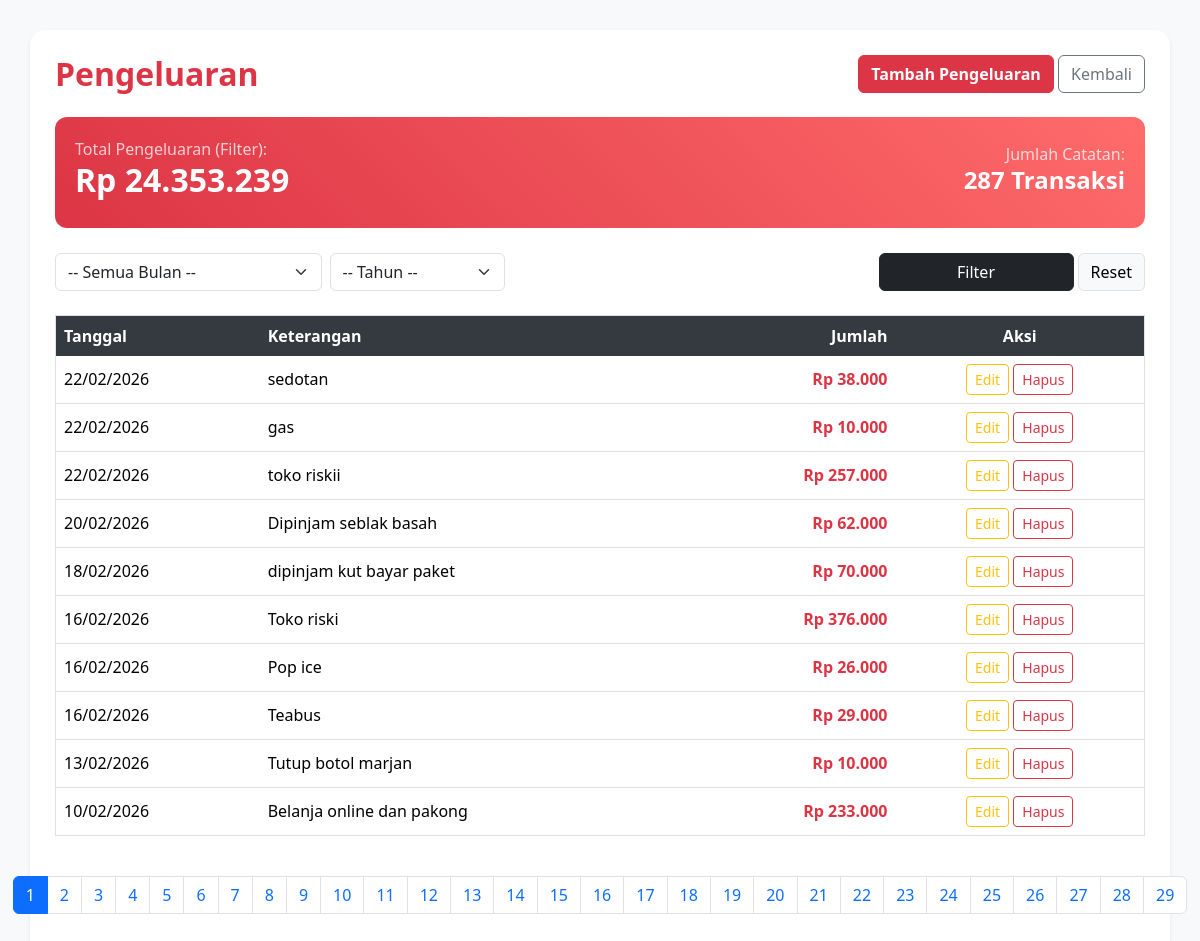
Page /pengeluaran.php on the committed database.
### tables this page shows
CREATE TABLE `pengeluaran` (
  `id` int(11) NOT NULL,
  `tanggal` date NOT NULL,
  `kategori` varchar(50) NOT NULL DEFAULT 'unspecified',
  `jumlah` int(11) NOT NULL,
  `keterangan` text DEFAULT NULL
);

### pengeluaran.php (the view, shortened to what this page needs)
<?php
include 'koneksi.php';
$search = isset($_GET['search']) ? trim($_GET['search']) : '';
$bulan  = isset($_GET['bulan']) ? $_GET['bulan'] : '';
$tahun  = isset($_GET['tahun']) ? $_GET['tahun'] : '';
$where_clauses = [];
$where = (count($where_clauses) > 0) ? "WHERE " . implode(' AND ', $where_clauses) : "";
$limit = 10;
$page = isset($_GET['page']) ? (int)$_GET['page'] : 1;
$offset = ($page - 1) * $limit;
$totalQuery = "SELECT COUNT(*) AS total, SUM(jumlah) AS total_duit FROM pengeluaran $where";
$totalResult = $conn->query($totalQuery);
$rowTotal = $totalResult->fetch_assoc();
$totalData = $rowTotal['total'];
$total_pengeluaran = $rowTotal['total_duit'] ?? 0;
$totalPages = ceil($totalData / $limit);
$query = "SELECT * FROM pengeluaran $where ORDER BY tanggal DESC LIMIT $limit OFFSET $offset";
$data = $conn->query($query);
?>
<!DOCTYPE html>
<html lang="id">
<head>
    <link href="https://cdn.jsdelivr.net/npm/bootstrap@5.3.3/dist/css/bootstrap.min.css" rel="stylesheet">
</head>
<body>
    <div class="container shadow-sm">
        <div class="d-flex justify-content-between align-items-center mb-4">
            <h2 class="text-danger fw-bold mb-0">Pengeluaran</h2>
            <div>
                <button type="button" class="btn btn-danger fw-bold" data-bs-toggle="modal" data-bs-target="#modalPengeluaran">
                    Tambah Pengeluaran
                </button>
                <a href="minuman.php" class="btn btn-outline-secondary">Kembali</a>
            </div>
        </div>
        <div class="stats-card">
            <div class="row align-items-center text-center text-md-start">
                <div class="col-md-6 mb-3 mb-md-0">
                    <p class="mb-0 opacity-75">Total Pengeluaran (Filter):</p>
                    <h2 class="fw-bold">Rp <?= number_format($total_pengeluaran, 0, ',', '.') ?></h2>
                </div>
                <div class="col-md-6 text-md-end">
                    <p class="mb-0 opacity-75">Jumlah Catatan:</p>
                    <h4 class="fw-bold"><?= $totalData ?> Transaksi</h4>
                </div>
            </div>
        </div>
        <form method="GET" class="row g-2 mb-4">
            <div class="col-md-3">
                <select name="bulan" class="form-select">
                    <option value="">-- Semua Bulan --</option>
                </select>
            </div>
            <div class="col-md-2">
                <select name="tahun" class="form-select">
                    <option value="">-- Tahun --</option>
                </select>
            </div>
            <div class="col-md-3 d-flex gap-1 ms-auto">
                <button type="submit" class="btn btn-dark w-100">Filter</button>
                <a href="pengeluaran.php" class="btn btn-light border">Reset</a>
            </div>
        </form>
        <div class="table-responsive">
            <table class="table table-hover align-middle border">
                <thead>
                    <tr>
                        <th>Tanggal</th>
                        <th>Keterangan</th>
                        <th class="text-end">Jumlah</th>
                        <th class="text-center">Aksi</th>
                    </tr>
                </thead>
                <tbody>
                    <?php if ($data->num_rows > 0): ?>
                        <?php while ($row = $data->fetch_assoc()): ?>
                            <tr>
                                <td><?= date('d/m/Y', strtotime($row['tanggal'])) ?></td>
                                <td><?= htmlspecialchars($row['keterangan']) ?></td>
                                <td class="text-end fw-bold text-danger">Rp <?= number_format($row['jumlah'], 0, ',', '.') ?></td>
                                <td class="text-center">
                                    <a href="edit_pengeluaran.php?id=<?= $row['id'] ?>" class="btn btn-outline-warning btn-sm">Edit</a>
                                    <a href="?hapus=<?= $row['id'] ?>" class="btn btn-outline-danger btn-sm" onclick="return confirm('Yakin hapus data?')">Hapus</a>
                                </td>
                            </tr>
                        <?php endwhile; ?>
                    <?php else: ?>
                        <tr>
                            <td colspan="4" class="text-center py-4 text-muted">Data tidak ditemukan</td>
                        </tr>
                    <?php endif; ?>
                </tbody>
            </table>
        </div>
        <?php if ($totalPages > 1): ?>
            <nav class="mt-4">
                <ul class="pagination justify-content-center">
                    <?php for ($i = 1; $i <= $totalPages; $i++): ?>
                        <li class="page-item <?= ($i == $page) ? 'active' : '' ?>">
                            <a class="page-link" href="?page=<?= $i ?>&search=<?= urlencode($search) ?>&bulan=<?= $bulan ?>&tahun=<?= $tahun ?>">
                                <?= $i ?>
                            </a>
                        </li>
                    <?php endfor; ?>
                </ul>
            </nav>
        <?php endif; ?>
    </div>
</body>
</html>

### pengeluaran.php (style rules this page uses)
body { background-color: #f8f9fa; }
.container { margin-top: 30px; background: #fff; padding: 25px; border-radius: 15px; box-shadow: 0 4px 12px rgba(0, 0, 0, 0.1); }
.stats-card { background: linear-gradient(45deg, #dc3545, #ff6b6b); color: white; padding: 20px; border-radius: 12px; margin-bottom: 25px; }
.table thead th { background-color: #343a40; color: #fff; border: none; }

### rows in the picture
pengeluaran: tanggal "22/02/2026", keterangan "sedotan", jumlah "38.000"
pengeluaran: tanggal "22/02/2026", keterangan "gas", jumlah "10.000"
pengeluaran: tanggal "22/02/2026", keterangan "toko riskii", jumlah "257.000"
pengeluaran: tanggal "20/02/2026", keterangan "Dipinjam seblak basah", jumlah "62.000"
pengeluaran: tanggal "18/02/2026", keterangan "dipinjam kut bayar paket", jumlah "70.000"
pengeluaran: tanggal "16/02/2026", keterangan "Toko riski", jumlah "376.000"
pengeluaran: tanggal "16/02/2026", keterangan "Pop ice", jumlah "26.000"
pengeluaran: tanggal "16/02/2026", keterangan "Teabus", jumlah "29.000"
pengeluaran: tanggal "13/02/2026", keterangan "Tutup botol marjan", jumlah "10.000"
pengeluaran: tanggal "10/02/2026", keterangan "Belanja online dan pakong", jumlah "233.000"

### other values in the picture
$total_pengeluaran "24.353.239"
$totalData "287"
